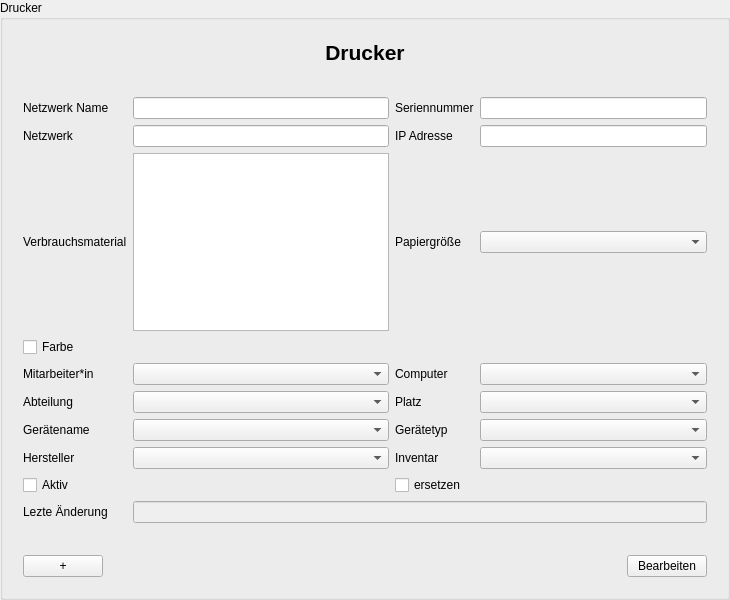
<?xml version="1.0" encoding="UTF-8"?>
<ui version="4.0">
 <class>PrinterInputArea</class>
 <widget class="QGroupBox" name="PrinterInputArea">
  <property name="geometry">
   <rect>
    <x>0</x>
    <y>0</y>
    <width>730</width>
    <height>600</height>
   </rect>
  </property>
  <property name="windowTitle">
   <string>Drucker</string>
  </property>
  <property name="accessibleName">
   <string>PrinterInputDialog</string>
  </property>
  <property name="title">
   <string>Drucker</string>
  </property>
  <layout class="QVBoxLayout" name="verticalLayout_3">
   <item>
    <widget class="QWidget" name="formLayoutWidget" native="true">
     <layout class="QVBoxLayout" name="verticalLayout_2">
      <item>
       <layout class="QVBoxLayout" name="verticalLayout">
        <item>
         <widget class="QLabel" name="label_Header">
          <property name="font">
           <font>
            <pointsize>16</pointsize>
            <weight>75</weight>
            <bold>true</bold>
           </font>
          </property>
          <property name="text">
           <string>Drucker</string>
          </property>
          <property name="alignment">
           <set>Qt::AlignCenter</set>
          </property>
          <property name="buddy">
           <cstring>label_Header</cstring>
          </property>
         </widget>
        </item>
       </layout>
      </item>
      <item>
       <spacer name="verticalSpacer">
        <property name="orientation">
         <enum>Qt::Vertical</enum>
        </property>
        <property name="sizeType">
         <enum>QSizePolicy::Preferred</enum>
        </property>
        <property name="sizeHint" stdset="0">
         <size>
          <width>20</width>
          <height>40</height>
         </size>
        </property>
       </spacer>
      </item>
      <item>
       <layout class="QGridLayout" name="gridLayout">
        <item row="3" column="2">
         <widget class="QTextEdit" name="resourcesTextEdit">
          <property name="baseSize">
           <size>
            <width>0</width>
            <height>0</height>
           </size>
          </property>
         </widget>
        </item>
        <item row="7" column="4">
         <widget class="QComboBox" name="deviceTypeComboBox"/>
        </item>
        <item row="9" column="0">
         <widget class="QCheckBox" name="activeCheckBox">
          <property name="text">
           <string>Aktiv</string>
          </property>
         </widget>
        </item>
        <item row="8" column="0">
         <widget class="QLabel" name="manufacturerLabel">
          <property name="text">
           <string>Hersteller</string>
          </property>
          <property name="buddy">
           <cstring>manufacturerComboBox</cstring>
          </property>
         </widget>
        </item>
        <item row="10" column="2" colspan="3">
         <widget class="QLineEdit" name="lastUpdateLineEdit">
          <property name="enabled">
           <bool>false</bool>
          </property>
         </widget>
        </item>
        <item row="3" column="4">
         <widget class="QComboBox" name="papersizeComboBox"/>
        </item>
        <item row="5" column="2">
         <widget class="QComboBox" name="employeeComboBox"/>
        </item>
        <item row="5" column="3">
         <widget class="QLabel" name="computerLabel">
          <property name="text">
           <string>Computer</string>
          </property>
          <property name="buddy">
           <cstring>computerComboBox</cstring>
          </property>
         </widget>
        </item>
        <item row="3" column="0">
         <widget class="QLabel" name="resourcesLabel">
          <property name="text">
           <string>Verbrauchsmaterial</string>
          </property>
          <property name="buddy">
           <cstring>resourcesTextEdit</cstring>
          </property>
         </widget>
        </item>
        <item row="9" column="3">
         <widget class="QCheckBox" name="replaceCheckBox">
          <property name="text">
           <string>ersetzen</string>
          </property>
         </widget>
        </item>
        <item row="8" column="4">
         <widget class="QComboBox" name="inventoryComboBox"/>
        </item>
        <item row="4" column="0">
         <widget class="QCheckBox" name="colorCheckBox">
          <property name="text">
           <string>Farbe</string>
          </property>
         </widget>
        </item>
        <item row="1" column="0">
         <widget class="QLabel" name="networkLabel">
          <property name="text">
           <string>Netzwerk</string>
          </property>
          <property name="buddy">
           <cstring>networkLineEdit</cstring>
          </property>
         </widget>
        </item>
        <item row="0" column="4">
         <widget class="QLineEdit" name="serialNumberLineEdit"/>
        </item>
        <item row="6" column="0">
         <widget class="QLabel" name="departmentLabel">
          <property name="text">
           <string>Abteilung</string>
          </property>
          <property name="buddy">
           <cstring>departmentComboBox</cstring>
          </property>
         </widget>
        </item>
        <item row="10" column="0">
         <widget class="QLabel" name="lastUpdateLabel">
          <property name="text">
           <string>Lezte Änderung</string>
          </property>
          <property name="buddy">
           <cstring>lastUpdateLineEdit</cstring>
          </property>
         </widget>
        </item>
        <item row="1" column="2">
         <widget class="QLineEdit" name="networkLineEdit"/>
        </item>
        <item row="7" column="0">
         <widget class="QLabel" name="deviceNameLabel">
          <property name="text">
           <string>Gerätename</string>
          </property>
          <property name="buddy">
           <cstring>deviceNameComboBox</cstring>
          </property>
         </widget>
        </item>
        <item row="8" column="3">
         <widget class="QLabel" name="inventoryLabel">
          <property name="text">
           <string>Inventar</string>
          </property>
          <property name="buddy">
           <cstring>inventoryComboBox</cstring>
          </property>
         </widget>
        </item>
        <item row="5" column="0">
         <widget class="QLabel" name="employeeLabel">
          <property name="text">
           <string>Mitarbeiter*in</string>
          </property>
          <property name="buddy">
           <cstring>employeeComboBox</cstring>
          </property>
         </widget>
        </item>
        <item row="3" column="3">
         <widget class="QLabel" name="paperSizeLabel">
          <property name="text">
           <string>Papiergröße</string>
          </property>
          <property name="buddy">
           <cstring>papersizeComboBox</cstring>
          </property>
         </widget>
        </item>
        <item row="8" column="2">
         <widget class="QComboBox" name="manufacturerComboBox"/>
        </item>
        <item row="6" column="3">
         <widget class="QLabel" name="placeLabel">
          <property name="text">
           <string>Platz</string>
          </property>
          <property name="buddy">
           <cstring>placeComboBox</cstring>
          </property>
         </widget>
        </item>
        <item row="7" column="2">
         <widget class="QComboBox" name="deviceNameComboBox"/>
        </item>
        <item row="5" column="4">
         <widget class="QComboBox" name="computerComboBox"/>
        </item>
        <item row="0" column="3">
         <widget class="QLabel" name="serialNumberLabel">
          <property name="text">
           <string>Seriennummer</string>
          </property>
          <property name="buddy">
           <cstring>serialNumberLineEdit</cstring>
          </property>
         </widget>
        </item>
        <item row="6" column="2">
         <widget class="QComboBox" name="departmentComboBox"/>
        </item>
        <item row="6" column="4">
         <widget class="QComboBox" name="placeComboBox"/>
        </item>
        <item row="7" column="3">
         <widget class="QLabel" name="deviceTypeLabel">
          <property name="text">
           <string>Gerätetyp</string>
          </property>
          <property name="buddy">
           <cstring>deviceTypeComboBox</cstring>
          </property>
         </widget>
        </item>
        <item row="0" column="0">
         <widget class="QLabel" name="networkNameLabel">
          <property name="text">
           <string>Netzwerk Name</string>
          </property>
          <property name="buddy">
           <cstring>networkNameLineEdit</cstring>
          </property>
         </widget>
        </item>
        <item row="0" column="2">
         <widget class="QLineEdit" name="networkNameLineEdit"/>
        </item>
        <item row="1" column="3">
         <widget class="QLabel" name="ipAddressLabel">
          <property name="text">
           <string>IP Adresse</string>
          </property>
          <property name="buddy">
           <cstring>ipAddressLineEdit</cstring>
          </property>
         </widget>
        </item>
        <item row="1" column="4">
         <widget class="QLineEdit" name="ipAddressLineEdit"/>
        </item>
       </layout>
      </item>
      <item>
       <spacer name="verticalSpacer_2">
        <property name="orientation">
         <enum>Qt::Vertical</enum>
        </property>
        <property name="sizeHint" stdset="0">
         <size>
          <width>20</width>
          <height>40</height>
         </size>
        </property>
       </spacer>
      </item>
      <item>
       <layout class="QHBoxLayout" name="horizontalLayout">
        <item>
         <widget class="QPushButton" name="addPushButton">
          <property name="text">
           <string>+</string>
          </property>
         </widget>
        </item>
        <item>
         <spacer name="horizontalSpacer">
          <property name="orientation">
           <enum>Qt::Horizontal</enum>
          </property>
          <property name="sizeHint" stdset="0">
           <size>
            <width>40</width>
            <height>20</height>
           </size>
          </property>
         </spacer>
        </item>
        <item>
         <widget class="QPushButton" name="editFinishPushButton">
          <property name="text">
           <string>Bearbeiten</string>
          </property>
         </widget>
        </item>
       </layout>
      </item>
     </layout>
    </widget>
   </item>
  </layout>
 </widget>
 <tabstops>
  <tabstop>networkNameLineEdit</tabstop>
  <tabstop>serialNumberLineEdit</tabstop>
  <tabstop>networkLineEdit</tabstop>
  <tabstop>ipAddressLineEdit</tabstop>
  <tabstop>resourcesTextEdit</tabstop>
  <tabstop>papersizeComboBox</tabstop>
  <tabstop>colorCheckBox</tabstop>
  <tabstop>employeeComboBox</tabstop>
  <tabstop>computerComboBox</tabstop>
  <tabstop>departmentComboBox</tabstop>
  <tabstop>placeComboBox</tabstop>
  <tabstop>deviceNameComboBox</tabstop>
  <tabstop>deviceTypeComboBox</tabstop>
  <tabstop>manufacturerComboBox</tabstop>
  <tabstop>inventoryComboBox</tabstop>
  <tabstop>activeCheckBox</tabstop>
  <tabstop>replaceCheckBox</tabstop>
  <tabstop>lastUpdateLineEdit</tabstop>
  <tabstop>pushButton_Add</tabstop>
  <tabstop>editFinishPushButton</tabstop>
 </tabstops>
 <resources/>
 <connections/>
 <slots>
  <slot>slot1()</slot>
  <slot>onDestroyed()</slot>
 </slots>
</ui>
